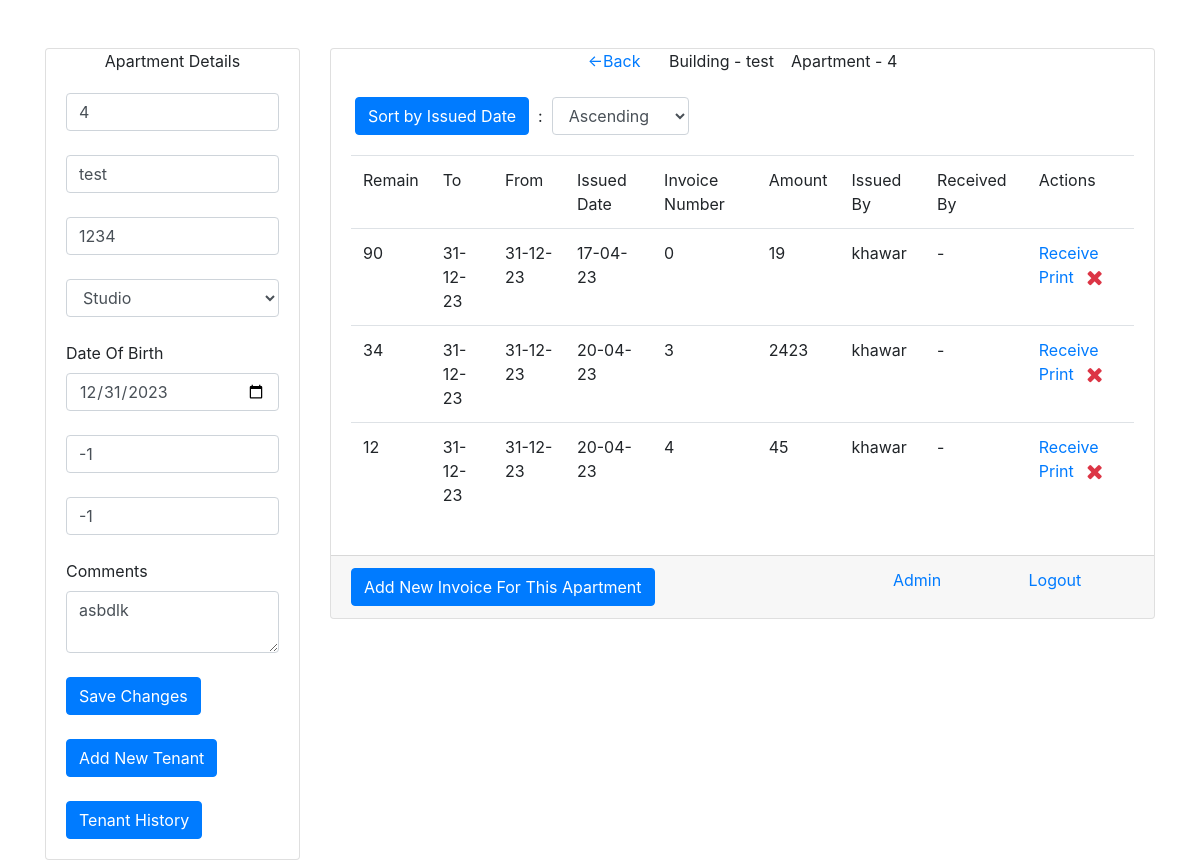
The app's page /invoices/3 (signed in), older data.
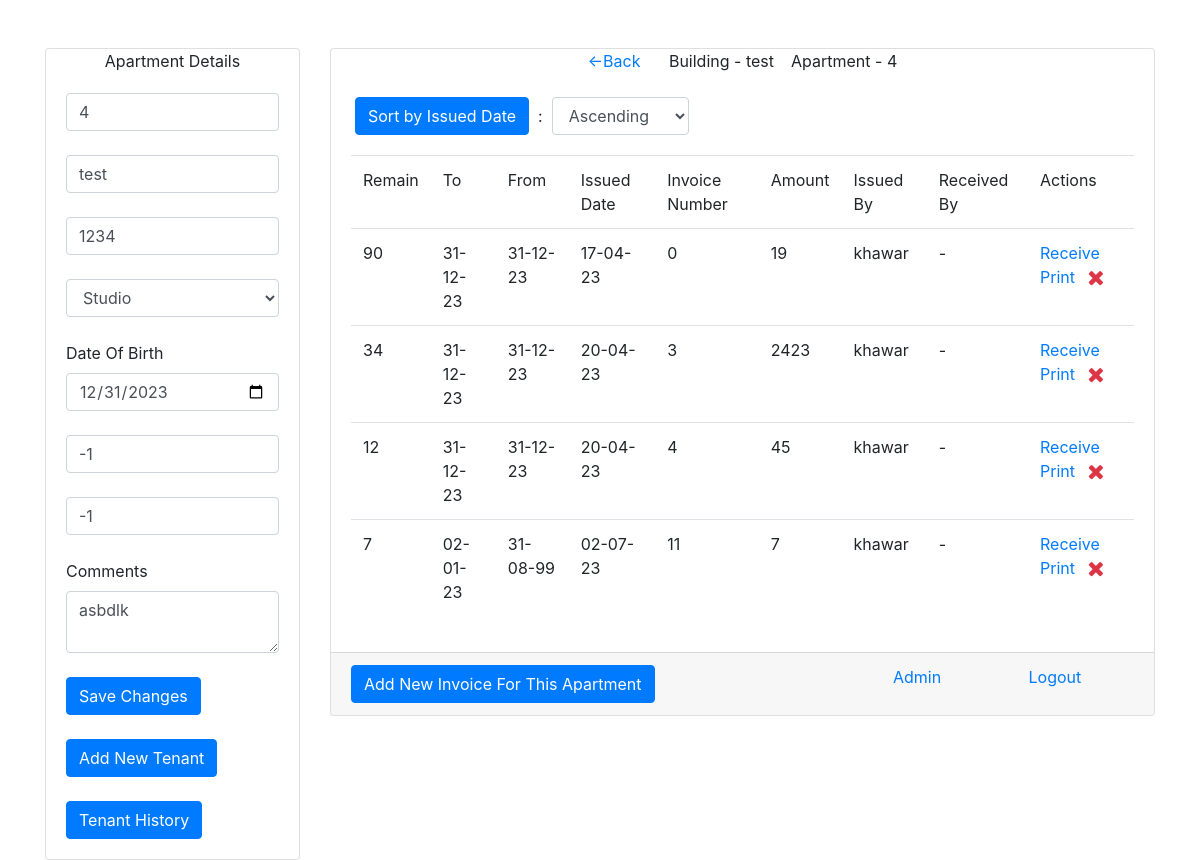
The same page, newer data.
### app/models.py (models this page shows, shortened)
class invoice(models.Model):
    user = models.ForeignKey(User,on_delete=models.SET_NULL,null=True,blank=True)
    received_by = models.CharField(max_length=200,null=True,blank=True,default="-")
    apartment = models.ForeignKey(apartment,on_delete=models.SET_NULL,null=True,blank=True)
    owner = models.ForeignKey(invoice_owner,on_delete=models.CASCADE)
    amount = models.IntegerField(default=0)
    payment_method = models.CharField(max_length=100,null=True,blank=True)
    bank_of_transfer = models.CharField(max_length=300,null=True,blank=True)
    transfer_date = models.DateField(null=True,blank=True)
    from_date = models.DateField(null=True,blank=True)
    to_date = models.DateField(null=True,blank=True)
    today_date = models.DateField(auto_now_add=True)
    remaining_amount = models.IntegerField(default=0)
    note = models.TextField(max_length=2000,null=True,blank=True)
    invoice_number = models.IntegerField(default=0)
    is_deleted = models.BooleanField(default=False)

### app/views.py (the view)
# urls.py: path("invoices/<int:id>",views.invoices,name="invoices"),
@login_required(login_url='/')
def invoices(request,id):
    if id:
        template = "apartments_invoice.html"
        context = {}
        obj = get_user_profile(request.user)
        context['type_of_user'] = obj.type_of_user == 'd'
        context['write_priv'] = obj.type_of_user == 'w'
        aobj = apartment.objects.get(pk=id)
        if request.method == "POST" and request.POST['asc_desc'] in ("0","1"):
            context["order"] = request.POST['asc_desc']
            if request.POST["asc_desc"] == "0":
                objs = invoice.objects.filter(is_deleted=False,apartment=aobj).order_by("today_date")
            else:
                objs = invoice.objects.filter(is_deleted=False,apartment=aobj).order_by("-today_date")
        else:
            objs = invoice.objects.filter(is_deleted=False,apartment=aobj)
        context['aobj'] = aobj
        context['date_dis'] = aobj.dob.strftime("%Y-%m-%d")
        context['objs'] = objs
        return render(request,template,context)
    else:
        return redirect('/home')

### app/views.py (called while the page is built)
def get_user_profile(userobj):
    try:
        obj = user_profile.objects.get(user=userobj)
    except:
        obj = user_profile()
        obj.user = userobj
        obj.save()
    return obj

### templates/apartments_invoice.html (shortened to what the changed rows need)
<!DOCTYPE html>
    <html lang="en">
        <head>
            <link rel="stylesheet" href="https://maxcdn.bootstrapcdn.com/bootstrap/4.4.1/css/bootstrap.min.css">
            <link rel="stylesheet" href="https://cdnjs.cloudflare.com/ajax/libs/font-awesome/4.7.0/css/font-awesome.min.css">
        </head>
        <body>
            <br><br>
            <div class="container">
                <div class="row justify-content-center">
                    <div class="col-lg-9">
                        <div class="card">
                            <div class="card-body">
                                {% if objs %}
                                    <table class="table">
                                        {% for i in objs %}
                                            <tr id="row-{{forloop.counter}}" class="invoice_rows">
                                                <td>{{i.remaining_amount}}</td>
                                                <td>{{i.to_date | date:'d-m-y'}}</td>
                                                <td>{{i.from_date | date:'d-m-y'}}</td>
                                                <td>{{i.today_date | date:'d-m-y'}}</td>
                                                <td>{{i.invoice_number}}</td>
                                                <td>{{i.amount}}</td>
                                                <td>{{i.user.username}}</td>
                                                <td>{{i.received_by}}</td>
                                                <td><a onclick="confirm_receive('{% url 'receive-invoice' i.id %}','{{i.amount}}','{{i.user.username}}')" title="Receive" href="#">Receive</a>
                                                    <a href="{% url 'print-invoice' i.id %}" target="_blank">Print</a>&ensp; {% if request.user.is_superuser %}
                                                    <a onclick="confirm_delete('{% url 'delete-invoice' i.id %}')" title="Delete"><span class="fa text-danger fa-lg fa-remove"></span></a>
                                                {% endif %}</td>
                                            </tr>
                                        {% endfor %}
                                    </table>
                                {% else %}
                                    <a>This Apartments Has No Invoices Right Now.</a>
                                {% endif %}
                            </div>
                        </div>
                    </div>
                </div>
            </div>
        </body>
    </html>

Row changes from the older to the newer data that the page shows:
added invoice: remaining_amount "7", to_date "02-01-23", from_date "31-08-99", today_date "02-07-23", invoice_number "11", amount "7", user.username "khawar", received_by "-"
